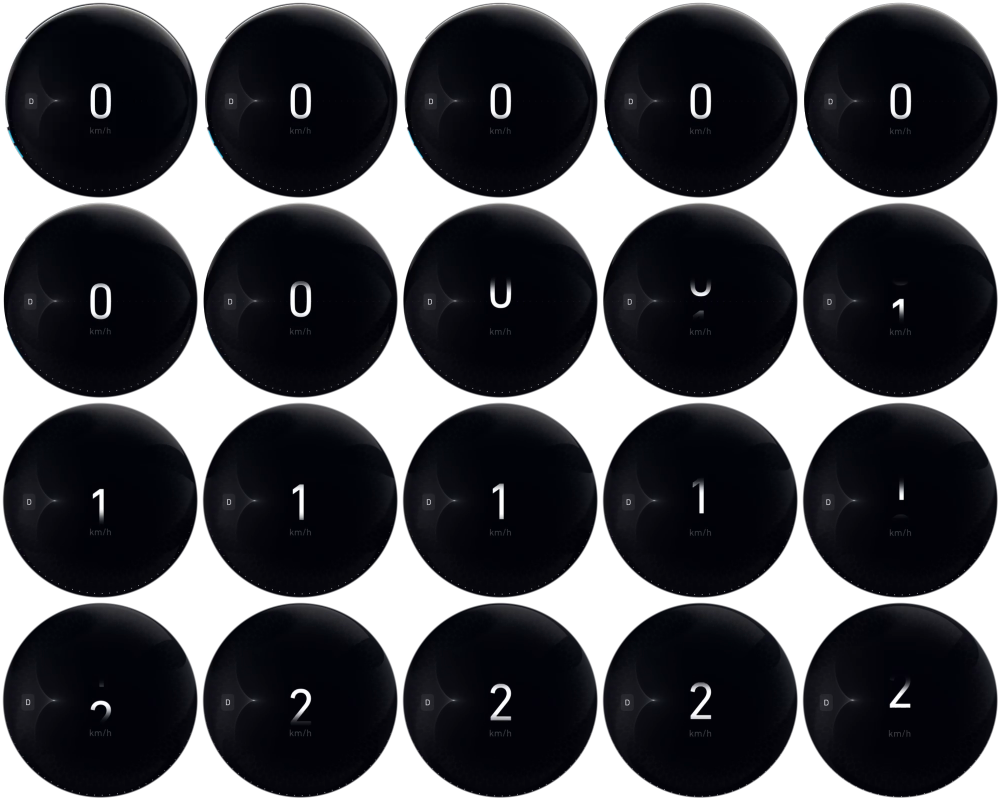
#> input picture docs/archive/pitar-orb-ui/orb-assets/gleb-light-atlas.png, 2000 x 1600 px, given in place of frame-001.png, which was not available (shown at 1/2 size)
$ python annotate_orb_arc_alignment.py ../docs/archive/pitar-orb-ui/orb-assets/gleb-light-atlas.png
#> lines starting #> are read from the running program, lines starting #| are printed output that depends on the picture; after the words box and inside, x2 and y2 are one past the last pixel; in counts of white or black regions, pixels touching at a corner belong together; pictures that were not available may be replaced by others from this repository, and a replacement may not be noted
#!/usr/bin/env python3
"""Annotate the measured orb rim, cyan arc, and lower dotted circumference."""

from pathlib import Path
import sys

import numpy as np
from PIL import Image, ImageDraw, ImageFont

ROOT = Path(__file__).resolve().parents[1]
NORMALIZED = "--normalized" in sys.argv
SOURCE = ROOT / ("public/orb-assets/gleb-light-atlas-normalized.png" if NORMALIZED else "output/gleb-full-resolution-analysis/frames/frame-001.png")
OUT = ROOT / ("output/gleb-motion-analysis/traced-lighting/orb-arc-alignment-normalized.png" if NORMALIZED else "output/gleb-motion-analysis/traced-lighting/orb-arc-alignment-annotated.png")
CROP = (0, 0, 400, 400) if NORMALIZED else (520, 380, 920, 780)
CENTER = np.array([200.0, 200.0])
OUTER_RADIUS = 194.0
DOTTED_RADIUS = 194.0 if NORMALIZED else 180.0


def main() -> None:
    image = Image.open(SOURCE).convert("RGB").crop(CROP)
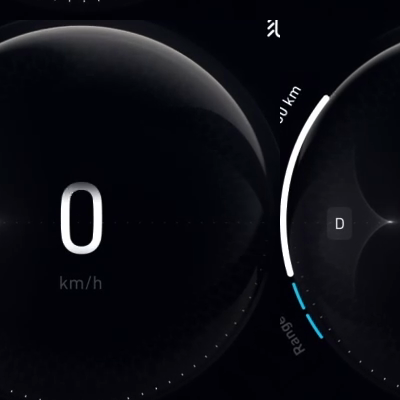
#> image: PIL image 400x400 RGB; mean R, G, B 13.3, 14.1, 19.9
    pixels = np.asarray(image)
    yy, xx = np.mgrid[: image.height, : image.width]
    radial = np.hypot(xx - CENTER[0], yy - CENTER[1])

    # Keep annotations tied to observed pixels; no smoothing or resizing.
    cyan = (
        (pixels[..., 2] > 70)
        & (pixels[..., 1] > 50)
        & (pixels[..., 2] > pixels[..., 0] * 1.25)
        & (radial > 175)
        & (radial < 205)
    )
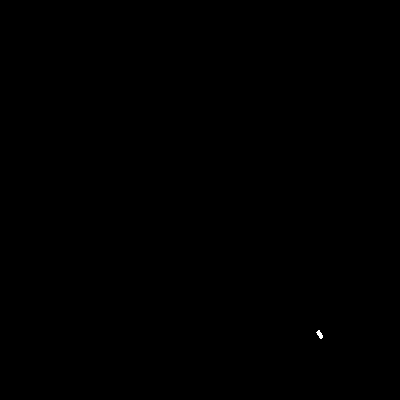
#> cyan: shape (400, 400) bool; 0.02% white; 1 white region, box (x1, y1, x2, y2) and area: (316, 330, 323, 339) 35
    dots = (
        (pixels.min(axis=2) > 45)
        & (radial > 175)
        & (radial < 205)
        & (yy > 235)
    )
#> dots: shape (400, 400) bool; 0.05% white in thin lines or dots, all inside (x1, y1, x2, y2) = (141, 329, 340, 395)

    annotated = image.copy()
    draw = ImageDraw.Draw(annotated)
    # 20px grid makes the coordinate relationship inspectable without hiding data.
    for value in range(0, 401, 20):
        draw.line((value, 0, value, 399), fill=(0, 105, 70), width=1)
        draw.line((0, value, 399, value), fill=(0, 105, 70), width=1)
    outer_bbox = (
        CENTER[0] - OUTER_RADIUS,
        CENTER[1] - OUTER_RADIUS,
        CENTER[0] + OUTER_RADIUS,
        CENTER[1] + OUTER_RADIUS,
    )
    dotted_bbox = (
        CENTER[0] - DOTTED_RADIUS,
        CENTER[1] - DOTTED_RADIUS,
        CENTER[0] + DOTTED_RADIUS,
        CENTER[1] + DOTTED_RADIUS,
    )
    # Outer rim and dotted track are intentionally separate measured paths.
    # The yellow guide follows the actual dotted track; the outer rim is gray.
    draw.ellipse(outer_bbox, outline=(170, 170, 170), width=1)
    draw.ellipse(dotted_bbox, outline=(255, 205, 0), width=1)
    draw.ellipse((197, 197, 203, 203), fill=(255, 205, 0))
    for mask, colour in ((cyan, (0, 255, 255)), (dots, (255, 80, 0))):
        ys, xs = np.where(mask)
        for px, py in zip(xs.tolist(), ys.tolist()):
            draw.point((px, py), fill=colour)
#> this loop made 2 passes
#> colour on passes 1 to 2: (0, 255, 255), (255, 80, 0)
    draw.line((200, 200, 200 + OUTER_RADIUS, 200), fill=(170, 170, 170), width=1)
    draw.text((8, 8), "NORMALIZED ARC ALIGNMENT | centre=(200,200)" if NORMALIZED else "MEASURED ARC ALIGNMENT | centre=(200,200)", fill=(255, 255, 0))
    draw.text((8, 24), "GRAY rim=194px | YELLOW dotted guide=194px | ORANGE dots | CYAN=blue arc" if NORMALIZED else "GRAY rim=194px | YELLOW dotted guide=180px | ORANGE dots | CYAN=blue arc", fill=(255, 255, 0))
    annotated.save(OUT)
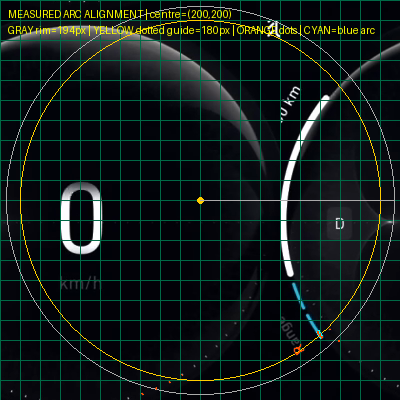
#> saved as orb-arc-alignment-annotated.png: PIL image 400x400 RGB; mean R, G, B 17, 27.2, 25.5
    print({"output": str(OUT), "cyan_pixels": int(cyan.sum()), "dotted_arc_pixels": int(dots.sum()), "center": CENTER.tolist(), "outer_radius_px": OUTER_RADIUS, "dotted_radius_px": DOTTED_RADIUS})
#| {'output': 'output/gleb-motion-analysis/traced-lighting/orb-arc-alignment-annotated.png', 'cyan_pixels': 35, 'dotted_arc_pixels': 74, 'center': [200.0, 200.0], 'outer_radius_px': 194.0, 'dotted_radius_px': 180.0}


if __name__ == "__main__":
    main()

$ run again, on docs/archive/pitar-orb-ui/orb-assets/gleb-luminance-atlas.png
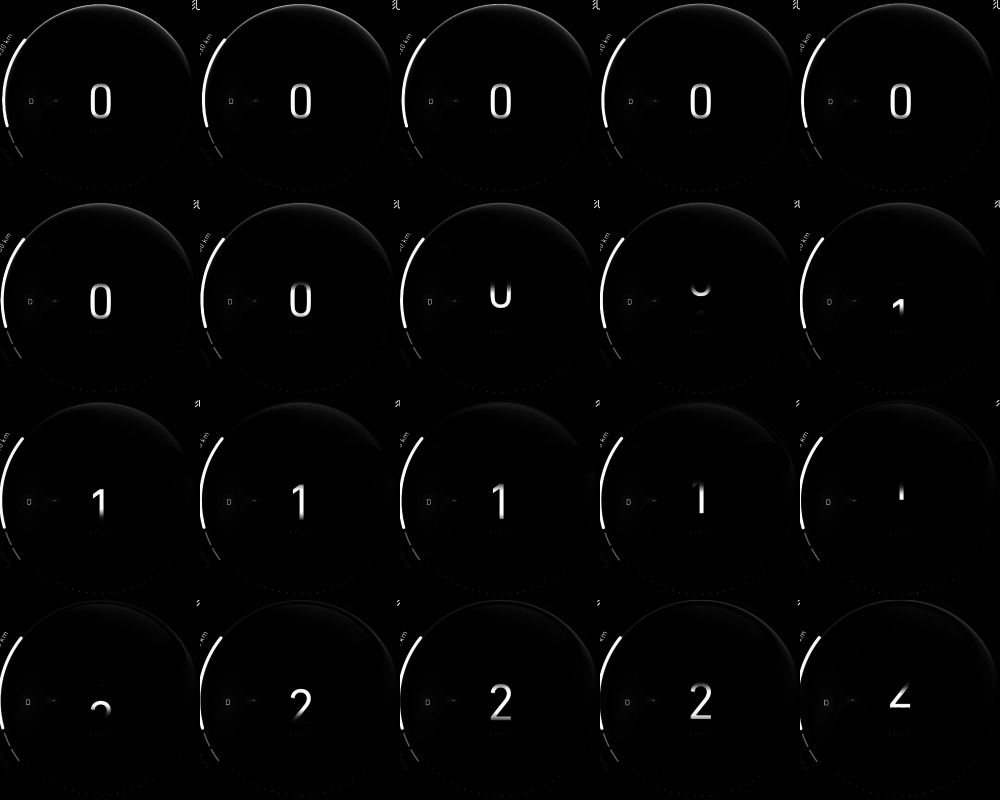
#> input picture docs/archive/pitar-orb-ui/orb-assets/gleb-luminance-atlas.png, 2000 x 1600 px, given in place of frame-001.png, which was not available (shown at 1/2 size)
#> in main, `image = Image.open(SOURCE).convert("RGB").crop(CROP)`:
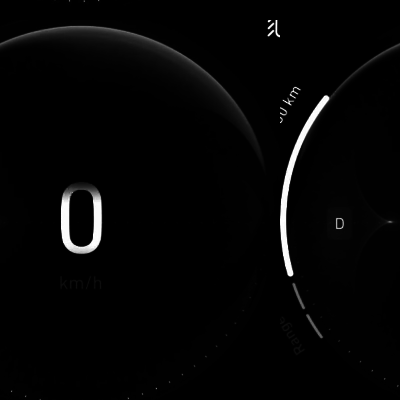
#> image: PIL image 400x400 RGB; min 0, max 255, mean 5.2
#> cyan: shape (400, 400) bool; every value is 0
#> dots: shape (400, 400) bool; 0.02% white in thin lines or dots, all inside (x1, y1, x2, y2) = (142, 331, 323, 395)
#> the loop in main, `for mask, colour in ((cyan, (0, 255, 255)), (dots, (255, 80, 0))):` made 2 passes
#> colour on passes 1 to 2: (0, 255, 255), (255, 80, 0)
#> in main, `annotated.save(OUT)`:
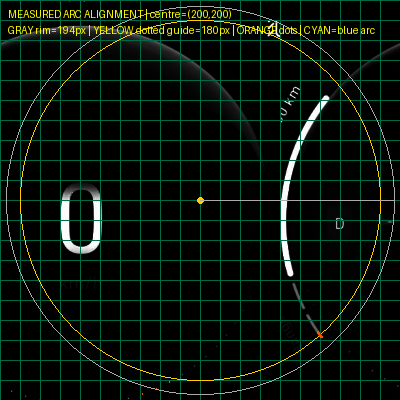
#> saved as orb-arc-alignment-annotated.png: PIL image 400x400 RGB; mean R, G, B 9.8, 19.3, 12.5
#| {'output': 'output/gleb-motion-analysis/traced-lighting/orb-arc-alignment-annotated.png', 'cyan_pixels': 0, 'dotted_arc_pixels': 26, 'center': [200.0, 200.0], 'outer_radius_px': 194.0, 'dotted_radius_px': 180.0}
